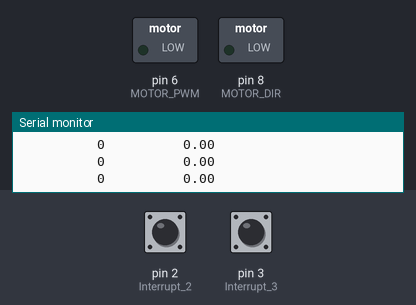
Bench run of a sketch on a simulated Arduino Uno, built with avr-gcc and run on an emulated ATmega328P. Parts: switched loads named in the sketch (green lamp = pin HIGH), the last lines printed to the serial monitor. Inputs (shaded band) come from the test bench; at power-on: pin 2 (Interrupt_2) HIGH, pin 3 (Interrupt_3) HIGH.

Above: at 1.2 s.
1.3 s: pin 2 (Interrupt_2) pulsed LOW 2 times (0.12 s each, 0.3 s apart)
At 4.6 s:
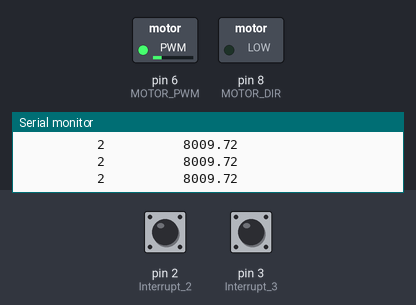
At 7.7 s:
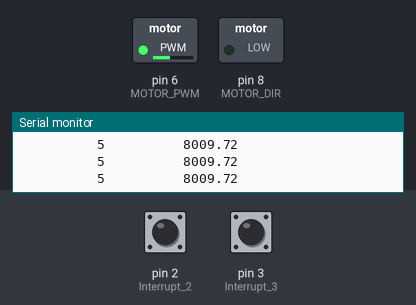
Timing chart, 0 to 19.9 s (numbered marks = the images above; inputs shaded):
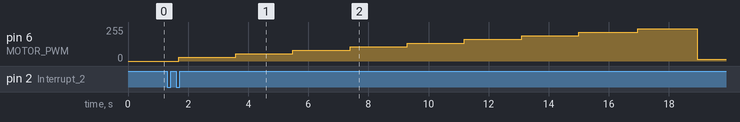

The sketch:

angel_control_AI_data.ino
```cpp
#include <PID_v1.h>
#include "INTERFACE.h"

volatile unsigned int temp, counter = 0;

int voltage=0;
int tem=0;

void setup() {
  // code motor
  pinMode(MOTOR_PWM, OUTPUT);
  pinMode(MOTOR_DIR, OUTPUT);
//encoder code
  Serial.begin (9600);
  pinMode(Interrupt_2, INPUT_PULLUP); // internal pullup input pin 2
  pinMode(Interrupt_3, INPUT_PULLUP); // internalเป็น pullup input pin 3
    //Setting up interrupt
  //A rising pulse from encodenren activated ai0(). AttachInterrupt 0 is DigitalPin nr 2 on moust Arduino.
  attachInterrupt(0, ai0, RISING);   // suppose to be 2
    //B rising pulse from encodenren activated ai1(). AttachInterrupt 1 is DigitalPin nr 3 on moust Arduino.
  attachInterrupt(1, ai1, RISING);   // suppose to be 3
}

void loop() {
  //encoder code
 // Send the value of counter
  if( counter != temp )
  {
    // Serial.println (counter);
    temp = counter;
  }
        for(int i=0 ; i<=60 ; i++ )
  {
    digitalWrite(MOTOR_DIR, RIGHT_DIR);
    analogWrite(MOTOR_PWM,  tem);
// control the speed

  voltage=float((tem*12.0)/255.0) ;
      double  angle = counter * 0.6 * GEAR_RATIO ;

      Serial.print("          ");
      Serial.print(voltage);
    //Serial.print("          ");
    //Serial.print(counter);
      Serial.print("          ");
      Serial.print(angle);
      Serial.println();

      delay(10);
  }
    tem=tem+27;

/*
    digitalWrite(MOTOR_DIR, RIGHT_DIR);
    analogWrite(MOTOR_PWM, MOTOR_PWM_SPEED);
    analogWrite(MOTOR_PWM, MOTOR_PWM_SPEED);
    analogWrite(MOTOR_PWM, MOTOR_PWM_SPEED);
    analogWrite(MOTOR_PWM, MOTOR_PWM_SPEED);
    analogWrite(MOTOR_PWM, MOTOR_PWM_SPEED);
*/
// void ai1() ;
// void ai0() ;

//float VOLTAGE= VOLTAGE_EQUATION(MOTOR_PWM_SPEED);
//float ANGEL= ANGLE_OF_ROTATION_WITH_VOLT(counter);
//MOVE_MOTOR_RIGHT_DIR();
//Accelerate_D_1();
/*
else
{
  analogWrite(MOTOR_PWM, MOTOR_PWM_SPEED);

  }
*/
//MOVE_MOTOR_LEFT_DIR();
//PID myPID(VOLTAGE, ANGEL, 30, 2, 0, 0, 0);
//delay(10000);
/*if( ANGEL >= 360 )
{
  //analogWrite(MOTOR_PWM, STOP_MOTOR_SPEED);
  STOP_MOTOR();

}
*/


}
```

Acceleration_Soft_Start_Stop.ino
```cpp
void Accelerate_D_1(){
  for (int speed = 0; speed <= 255; speed++) {
    digitalWrite(MOTOR_DIR, HIGH);
    analogWrite(MOTOR_PWM, speed); // control the speed

    voltage=(speed*12.0)/255.0 ;
    float angle = counter * 0.6 * GEAR_RATIO ;

    Serial.print(angle);
     Serial.print("          ");
    Serial.print(counter);
    Serial.print("          ");
    Serial.print(voltage);

    delay(speed_Delay);
      //  Serial.print(" , ");
 //   Serial.print("voltage=");

    Serial.println();
  }
}

void decelerate_D_1(){
  for (int speed = 255; speed >= 0; speed--) {
    digitalWrite(MOTOR_DIR, HIGH);
    analogWrite(MOTOR_PWM, speed); // control the speed
    delay(speed_Delay);
       voltage=float((speed*12.0)/255.0) ;

//    Serial.print("angle=");
    Serial.print(counter);
//    Serial.print(" , ");
//    Serial.print("voltage=");
    Serial.print(voltage);
     Serial.println();
  }
}

void Accelerate_D_2(){
  for (int speed = 0; speed <= 255; speed++) {
    digitalWrite(MOTOR_DIR, LOW);
    analogWrite(MOTOR_PWM, speed); // control the speed
    delay(speed_Delay);
    voltage=float((speed*12.0)/255.0) ;
    //Serial.print("angle=");
    Serial.print(counter);
    //Serial.print(" , ");
    //Serial.print("voltage=");
    Serial.print(voltage);
     Serial.println();
  }
}
void decelerate_D_2(){
  for (int speed = 255; speed >= 0; speed--) {
    digitalWrite(MOTOR_DIR, LOW);
    analogWrite(MOTOR_PWM, speed); // control the speed
    delay(speed_Delay);
    voltage=float((speed*12.0)/255.0) ;
    //Serial.print("angle=");
    Serial.print(counter);
    //Serial.print(" , ");
    //Serial.print("voltage=");
    Serial.print(voltage);
     Serial.println();
  }
}
```

ENCODER_FUNC.ino
```cpp
void ai0() {
  // ai0 is activated if DigitalPin nr 2 is going from LOW to HIGH
  // Check pin 3 to determine the direction
  if(digitalRead(3)==LOW) {
  counter++;
  }else{
  counter--;
  }
  }

  void ai1() {
  // ai0 is activated if DigitalPin nr 3 is going from LOW to HIGH
  // Check with pin 2 to determine the direction
  if(digitalRead(2)==LOW) {
  counter--;
  }else{
  counter++;
  }
  }
```

INTERFACE.h
```cpp
//motor pins
#define MOTOR_PWM 6
#define MOTOR_DIR 8
/* Motor Direction Definitions */
#define RIGHT_DIR  0
#define LEFT_DIR  1
//Encoder pins
#define Interrupt_2 2
#define Interrupt_3 3

#define MOTOR_PWM_SPEED 43
#define STOP_MOTOR_SPEED 0


#define ANGLE_REQUIRED 30
// gear ratio of the motor shaft to the encoder shaft rotation  so when we calc the rotation of the shaft the encoder must be * 4.91
#define GEAR_RATIO  0.203704


#define steady_Delay_D_2 1000
#define steady_Delay_D_1 700
#define speed_Delay 500

void decelerate_D_2();
void Accelerate_D_2();
void decelerate_D_1();
void Accelerate_D_1();

void ai1() ;
void ai0() ;

void STOP_MOTOR();
void MOVE_MOTOR_LEFT_DIR();
void MOVE_MOTOR_RIGHT_DIR();

float ANGLE_OF_ROTATION_WITH_VOLT(float counter);
float VOLTAGE_EQUATION(float FLOAT_LOCAL_MOTOR_PWM_SPEED );
```

MOTOR_FUCTIONS.ino
```cpp
float VOLTAGE_EQUATION(float FLOAT_LOCAL_MOTOR_PWM_SPEED )
{
   voltage=float((MOTOR_PWM_SPEED*12.0)/255.0) ;

   return voltage;
}

float ANGLE_OF_ROTATION_WITH_VOLT(float counter)
{
  float angle = counter * 0.6 * GEAR_RATIO ;
  return angle;
}

void MOVE_MOTOR_RIGHT_DIR()
{
  digitalWrite(MOTOR_DIR, RIGHT_DIR);
    analogWrite(MOTOR_PWM, MOTOR_PWM_SPEED); // control the speed
}

void MOVE_MOTOR_LEFT_DIR()
{
  digitalWrite(MOTOR_DIR, LEFT_DIR);
  analogWrite(MOTOR_PWM, MOTOR_PWM_SPEED); // control the speed
}

void STOP_MOTOR()
{
  digitalWrite(MOTOR_DIR, LOW);
  analogWrite(MOTOR_PWM, STOP_MOTOR_SPEED); // control the speed
}
```

Measured:
- by itself, pin 6 (MOTOR_PWM): rises from 0/255 to 243/255 in 15.3 s, then falls to 14/255 in 2.0 s
